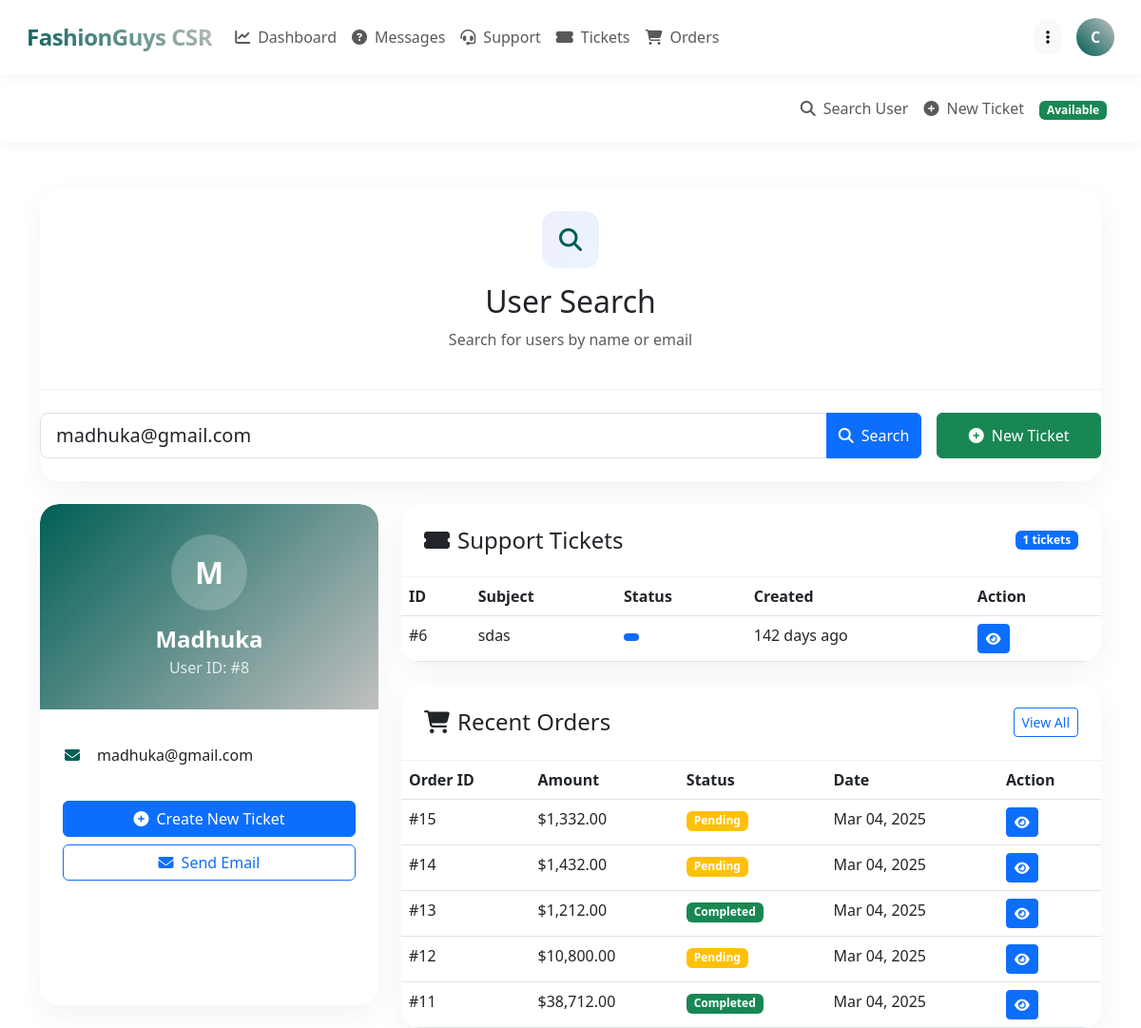
Page /csr/user_search.php?search=madhuka@gmail.com (signed in) on the committed database.
### tables this page shows
CREATE TABLE `customer_sales_representatives` (
  `csr_id` int(10) NOT NULL,
  `name` varchar(30) NOT NULL,
  `expertise` varchar(50) NOT NULL,
  `is_available` tinyint(1) DEFAULT 1,
  `admin_id` int(10) DEFAULT NULL,
  `password` varchar(255) NOT NULL
);

CREATE TABLE `users` (
  `id` int(100) NOT NULL,
  `name` varchar(20) NOT NULL,
  `email` varchar(50) NOT NULL,
  `password` varchar(50) NOT NULL
);

CREATE TABLE `customer_support_tickets` (
  `ticket_id` int(11) NOT NULL,
  `csr_id` int(11) DEFAULT NULL,
  `subject` varchar(255) NOT NULL,
  `description` text DEFAULT NULL,
  `priority` enum('low','medium','high','urgent') DEFAULT 'medium',
  `status` enum('open','in_progress','resolved','closed') DEFAULT 'open',
  `created_at` timestamp NOT NULL DEFAULT current_timestamp(),
  `updated_at` timestamp NOT NULL DEFAULT current_timestamp() ON UPDATE current_timestamp(),
  `user_id` int(11) NOT NULL
);

CREATE TABLE `orders` (
  `id` int(100) NOT NULL,
  `user_id` int(100) NOT NULL,
  `name` varchar(20) NOT NULL,
  `number` varchar(10) NOT NULL,
  `email` varchar(50) NOT NULL,
  `method` varchar(50) NOT NULL,
  `address` varchar(500) NOT NULL,
  `total_products` varchar(1000) NOT NULL,
  `total_price` int(100) NOT NULL,
  `placed_on` date NOT NULL DEFAULT current_timestamp(),
  `payment_status` varchar(20) NOT NULL DEFAULT 'pending',
  `order_status` enum('pending','picked_up','delivered','cancelled') DEFAULT 'pending',
  `created_at` timestamp NOT NULL DEFAULT current_timestamp(),
  `updated_at` timestamp NOT NULL DEFAULT current_timestamp() ON UPDATE current_timestamp()
);

### csr/user_search.php (the view, shortened to what the rows shown need)
<?php
include '../components/connect.php';
$search = isset($_GET['search']) ? trim($_GET['search']) : '';
$user = null;
$tickets = null;
$orders = null;
if(!empty($search)) {
    $user_query = $conn->prepare("
        SELECT * FROM users
        WHERE email LIKE ? OR name LIKE ? OR id = ?
    ");
    $user_query->execute(["%$search%", "%$search%", $search]);
    if($user_query->rowCount() > 0) {
        $user = $user_query->fetch(PDO::FETCH_ASSOC);
        $tickets_query = $conn->prepare("
            SELECT t.*,
                  TIMESTAMPDIFF(HOUR, t.created_at, NOW()) as age
            FROM customer_support_tickets t
            WHERE t.user_id = ?
            ORDER BY t.created_at DESC
        ");
        $tickets_query->execute([$user['id']]);
        $tickets = $tickets_query->fetchAll(PDO::FETCH_ASSOC);
        $orders_query = $conn->prepare("
            SELECT * FROM orders
            WHERE user_id = ?
            ORDER BY created_at DESC
            LIMIT 5
        ");
        $orders_query->execute([$user['id']]);
        $orders = $orders_query->fetchAll(PDO::FETCH_ASSOC);
    }
}
?>
<!DOCTYPE html>
<html lang="en">
<head>
   <link href="https://cdn.jsdelivr.net/npm/bootstrap@5.3.0/dist/css/bootstrap.min.css" rel="stylesheet">
   <link rel="stylesheet" href="https://cdnjs.cloudflare.com/ajax/libs/font-awesome/6.1.1/css/all.min.css">
</head>
<body>
<?php include '../components/csr_header.php'; ?>
<section class="user-search-section mt-5">
    <div class="container">
        <div class="content-card mb-4">
            <div class="card-header mb-4">
                <h2 class="header-title">User Search</h2>
            </div>
        </div>
        <?php if($user): ?>
            <div class="row">
                <div class="col-lg-4 mb-4">
                    <div class="content-card h-100">
                        <div class="user-profile-header">
                            <div class="user-avatar">
                                <?= strtoupper(substr($user['name'], 0, 1)) ?>
                            </div>
                            <h3 class="user-name"><?= htmlspecialchars($user['name']) ?></h3>
                            <p class="user-id">User ID: #<?= $user['id'] ?></p>
                        </div>
                        <div class="user-details">
                            <div class="user-info-item">
                                <i class="fas fa-envelope"></i>
                                <span><?= htmlspecialchars($user['email']) ?></span>
                            </div>
                        </div>
                        <div class="user-actions">
                            <a href="new_ticket.php?user_id=<?= $user['id'] ?>" class="btn btn-primary w-100 mb-2">
                                <i class="fas fa-plus-circle me-2"></i>Create New Ticket
                            </a>
                            <button type="button" class="btn btn-outline-primary w-100" data-bs-toggle="modal" data-bs-target="#sendEmailModal">
                                <i class="fas fa-envelope me-2"></i>Send Email
                            </button>
                        </div>
                    </div>
                </div>
                <div class="col-lg-8">
                    <div class="content-card mb-4">
                        <div class="card-header d-flex justify-content-between align-items-center">
                            <h4 class="mb-0"><i class="fas fa-ticket-alt me-2"></i>Support Tickets</h4>
                            <?php if(is_array($tickets) && count($tickets) > 0): ?>
                                <span class="badge bg-primary"><?= count($tickets) ?> tickets</span>
                            <?php endif; ?>
                        </div>
                        <div class="card-body p-0">
                            <?php if(is_array($tickets) && count($tickets) > 0): ?>
                                <div class="table-responsive">
                                    <table class="table table-hover mb-0">
                                        <thead>
                                            <tr>
                                                <th>ID</th>
                                                <th>Subject</th>
                                                <th>Status</th>
                                                <th>Created</th>
                                                <th>Action</th>
                                            </tr>
                                        </thead>
                                        <tbody>
                                            <?php foreach($tickets as $ticket): ?>
                                                <tr>
                                                    <td>#<?= $ticket['ticket_id'] ?></td>
                                                    <td><?= htmlspecialchars($ticket['subject']) ?></td>
                                                    <td>
                                                        <span class="badge bg-<?php
                                                            switch($ticket['status']) {
                                                                default: echo 'primary';
                                                            }
                                                        ?>">
                                                        </span>
                                                    </td>
                                                    <td><?= formatTimeAgo($ticket['age']) ?></td>
                                                    <td>
                                                        <a href="view_ticket.php?id=<?= $ticket['ticket_id'] ?>" class="btn btn-sm btn-primary">
                                                            <i class="fas fa-eye"></i>
                                                        </a>
                                                    </td>
                                                </tr>
                                            <?php endforeach; ?>
                                        </tbody>
                                    </table>
                                </div>
                            <?php endif; ?>
                        </div>
                    </div>
                    <div class="content-card">
                        <div class="card-header d-flex justify-content-between align-items-center">
                            <h4 class="mb-0"><i class="fas fa-shopping-cart me-2"></i>Recent Orders</h4>
                            <?php if(is_array($orders) && count($orders) > 0): ?>
                                <a href="user_orders.php?user_id=<?= $user['id'] ?>" class="btn btn-sm btn-outline-primary">
                                    View All
                                </a>
                            <?php endif; ?>
                        </div>
                        <div class="card-body p-0">
                            <?php if(is_array($orders) && count($orders) > 0): ?>
                                <div class="table-responsive">
                                    <table class="table table-hover mb-0">
                                        <thead>
                                            <tr>
                                                <th>Order ID</th>
                                                <th>Amount</th>
                                                <th>Status</th>
                                                <th>Date</th>
                                                <th>Action</th>
                                            </tr>
                                        </thead>
                                        <tbody>
                                            <?php foreach($orders as $order): ?>
                                                <tr>
                                                    <td>#<?= $order['id'] ?></td>
                                                    <td>$<?= number_format($order['total_price'], 2) ?></td>
                                                    <td>
                                                        <span class="badge bg-<?php
                                                            switch($order['payment_status'] ?? 'pending') {
                                                                case 'completed': echo 'success'; break;
                                                                case 'pending': echo 'warning'; break;
                                                            }
                                                        ?>">
                                                            <?= ucfirst($order['payment_status'] ?? 'pending') ?>
                                                        </span>
                                                    </td>
                                                    <td><?= date('M d, Y', strtotime($order['created_at'])) ?></td>
                                                    <td>
                                                        <a href="view_order.php?id=<?= $order['id'] ?>" class="btn btn-sm btn-primary">
                                                            <i class="fas fa-eye"></i>
                                                        </a>
                                                    </td>
                                                </tr>
                                            <?php endforeach; ?>
                                        </tbody>
                                    </table>
                                </div>
                            <?php endif; ?>
                        </div>
                    </div>
                </div>
            </div>
        <?php endif; ?>
    </div>
</section>
<?php
function formatTimeAgo($hours) {
    if ($hours < 1) {
        return 'Just now';
    } elseif ($hours < 24) {
        return $hours . ' hour' . ($hours != 1 ? 's' : '') . ' ago';
    } else {
        $days = floor($hours / 24);
        return $days . ' day' . ($days != 1 ? 's' : '') . ' ago';
    }
}
?>
</body>
</html>

### components/csr_header.php (shortened to what the rows shown need)
<nav class="navbar navbar-expand-lg modern-navbar sticky-top">
    <div class="container-fluid">
        <div class="collapse navbar-collapse" id="navbarContent">
            <?php
                $select_profile = $conn->prepare("SELECT * FROM `customer_sales_representatives` WHERE csr_id = ?");
                $select_profile->execute([$csr_id]);
                $fetch_profile = $select_profile->fetch(PDO::FETCH_ASSOC);
            ?>
            <div class="profile-section">
                <div class="dropdown">
                    <div class="profile-image" role="button" data-bs-toggle="dropdown">
                        <?= strtoupper(substr($fetch_profile['name'], 0, 1)); ?>
                    </div>
                </div>
            </div>
        </div>
    </div>
</nav>

### rows in the picture
customer_sales_representatives: name "C"
users: name "M", name "Madhuka", id "8", email "madhuka@gmail.com"
customer_support_tickets: ticket_id "6", subject "sdas", age "142 days ago"
orders: id "15", total_price "1,332.00", payment_status "Pending", created_at "Mar 04, 2025"
orders: id "14", total_price "1,432.00", payment_status "Pending", created_at "Mar 04, 2025"
orders: id "13", total_price "1,212.00", payment_status "Completed", created_at "Mar 04, 2025"
orders: id "12", total_price "10,800.00", payment_status "Pending", created_at "Mar 04, 2025"
orders: id "11", total_price "38,712.00", payment_status "Completed", created_at "Mar 04, 2025"

### other values in the picture
count($tickets) "1"
